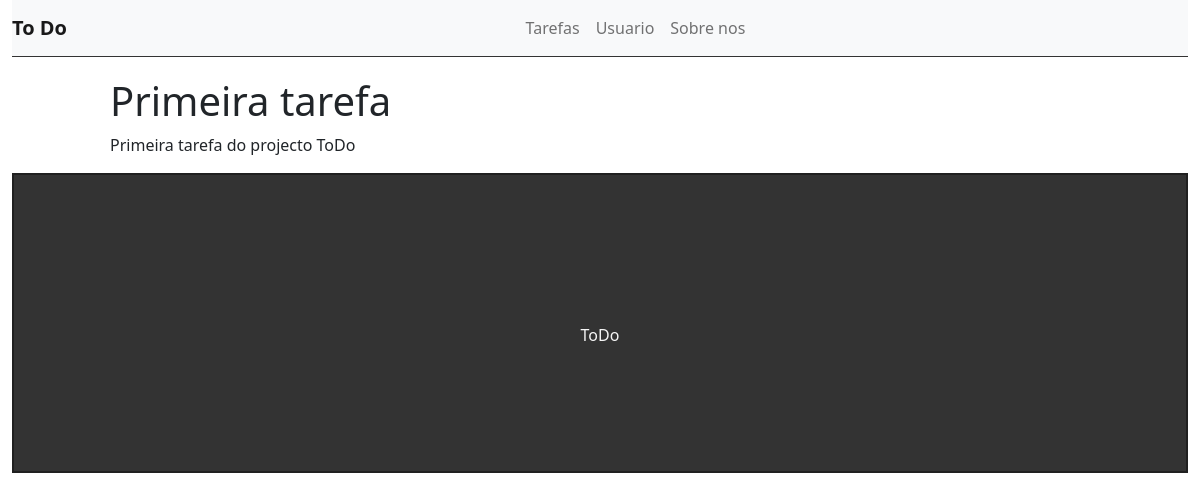
The page /task/1 on the database as committed earlier.
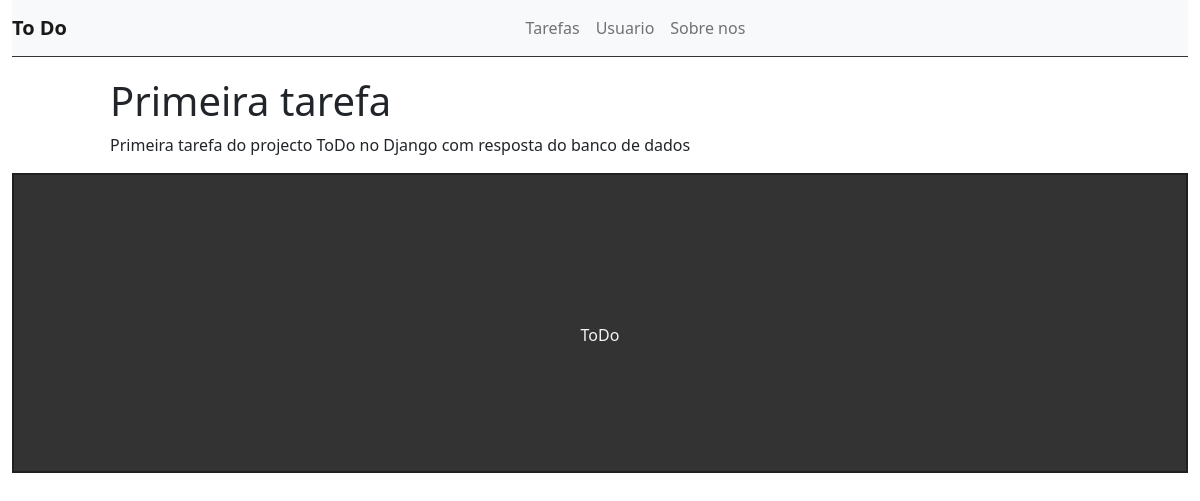
The same page on the database as committed later.
### tasks/models.py (models this page shows, shortened)
class Task(models.Model):
    STATUS = (
        ('doing', 'Doing'),
        ('done', 'Done')
    )
    title = models.CharField(max_length=255)
    description = models.TextField()
    done = models.CharField(
        max_length=5,
        choices=STATUS,
    )
    created_at = models.DateTimeField(auto_now_add=True)
    updated_at = models.DateTimeField(auto_now=True)

### tasks/views.py (the view)
# urls.py: path('task/<int:id>',views.taskView, name="task-view"),
def taskView (request, id):
    task = get_object_or_404(Task, pk=id)
    return render(request, 'tasks/task.html', {'task':task})

### tasks/templates/tasks/task.html (shortened to what this page needs)
{% extends 'base.html' %}
{% block content %}
    <div class="offset-1 col-10 list-div">
        <h1 class="add-link">{{task.title}}</h1>
        <p>{{task.description}}</p>
    </div>
{% endblock %}

### tasks/templates/base.html (shortened to what this page needs)
{% load static %}
<!DOCTYPE html>
<html lang="en">
    <head>
        <link rel="stylesheet" href="{% static 'css/styles.css' %}">
        <link rel="stylesheet" href="https://cdn.jsdelivr.net/npm/bootstrap@5.2.3/dist/css/bootstrap.min.css">
    </head>
    <body>
        <div class="container-fluid">
            <nav class="navbar navbar-expand-lg navbar-light bg-light">
                <a class="navbar-brand" href="/">To Do</a>
                <div class="collapse navbar-collapse" id="navbarSupportedContent">
                    <ul class="navbar-nav mr-auto">
                        <li class="nav-item">
                            <a class="nav-link" href="#">Tarefas</a>
                        </li>
                        <li class="nav-item">
                            <a class="nav-link" href="#">Usuario</a>
                        </li>
                        <li class="nav-item">
                            <a class="nav-link" href="#">Sobre nos</a>
                        </li>
                    </ul>
                </div>
            </nav>
                {% block content %}{% endblock %}
            <footer>
                <p>ToDo</p>
            </footer>
        </div>
    </body>
</html>

### tasks/static/css/styles.css (style rules this page uses)
.container-fluid { padding: 0; }
.navbar { border-bottom: 1px solid #333; margin-bottom: 20px; }
.navbar-nav { margin: auto; }
.navbar-brand { font-weight: bold; }
.list-div { padding: 0; }
.add-link { text-decoration: none; }
footer { background-color: #333; height: 300px; border: 2px solid #202020; }
footer p { color: #f5f5f5; text-align: center; top: 50%; position: relative; }

Rows that differ between the two databases and show on the page:
changed Task "Primeira tarefa": description "Primeira tarefa do projecto ToDo" → "Primeira tarefa do projecto ToDo no Django com resposta do banco de dados"
